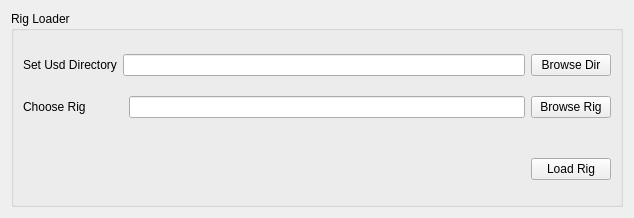
<?xml version="1.0" encoding="UTF-8"?>
<ui version="4.0">
 <class>Load_Rig</class>
 <widget class="QWidget" name="Load_Rig">
  <property name="geometry">
   <rect>
    <x>0</x>
    <y>0</y>
    <width>634</width>
    <height>218</height>
   </rect>
  </property>
  <property name="windowTitle">
   <string>Form</string>
  </property>
  <layout class="QGridLayout" name="gridLayout">
   <item row="0" column="0">
    <widget class="QGroupBox" name="groupBox">
     <property name="title">
      <string>Rig Loader</string>
     </property>
     <layout class="QGridLayout" name="gridLayout_2">
      <item row="2" column="3">
       <widget class="QPushButton" name="browse_rig_button">
        <property name="text">
         <string>Browse Rig</string>
        </property>
       </widget>
      </item>
      <item row="2" column="2">
       <widget class="QLineEdit" name="rig_picker"/>
      </item>
      <item row="1" column="0">
       <widget class="QLabel" name="usd_dir_label">
        <property name="text">
         <string>Set Usd Directory</string>
        </property>
       </widget>
      </item>
      <item row="2" column="0">
       <widget class="QLabel" name="choose_rig_label">
        <property name="text">
         <string>Choose Rig</string>
        </property>
       </widget>
      </item>
      <item row="3" column="0" colspan="4">
       <spacer name="horizontalSpacer">
        <property name="orientation">
         <enum>Qt::Horizontal</enum>
        </property>
        <property name="sizeHint" stdset="0">
         <size>
          <width>40</width>
          <height>20</height>
         </size>
        </property>
       </spacer>
      </item>
      <item row="1" column="1" colspan="2">
       <widget class="QLineEdit" name="root_picker"/>
      </item>
      <item row="1" column="3">
       <widget class="QPushButton" name="browse_dir_button">
        <property name="text">
         <string>Browse Dir</string>
        </property>
       </widget>
      </item>
      <item row="4" column="3">
       <widget class="QPushButton" name="load_rig_button">
        <property name="text">
         <string>Load Rig</string>
        </property>
       </widget>
      </item>
     </layout>
    </widget>
   </item>
  </layout>
 </widget>
 <resources/>
 <connections/>
</ui>
